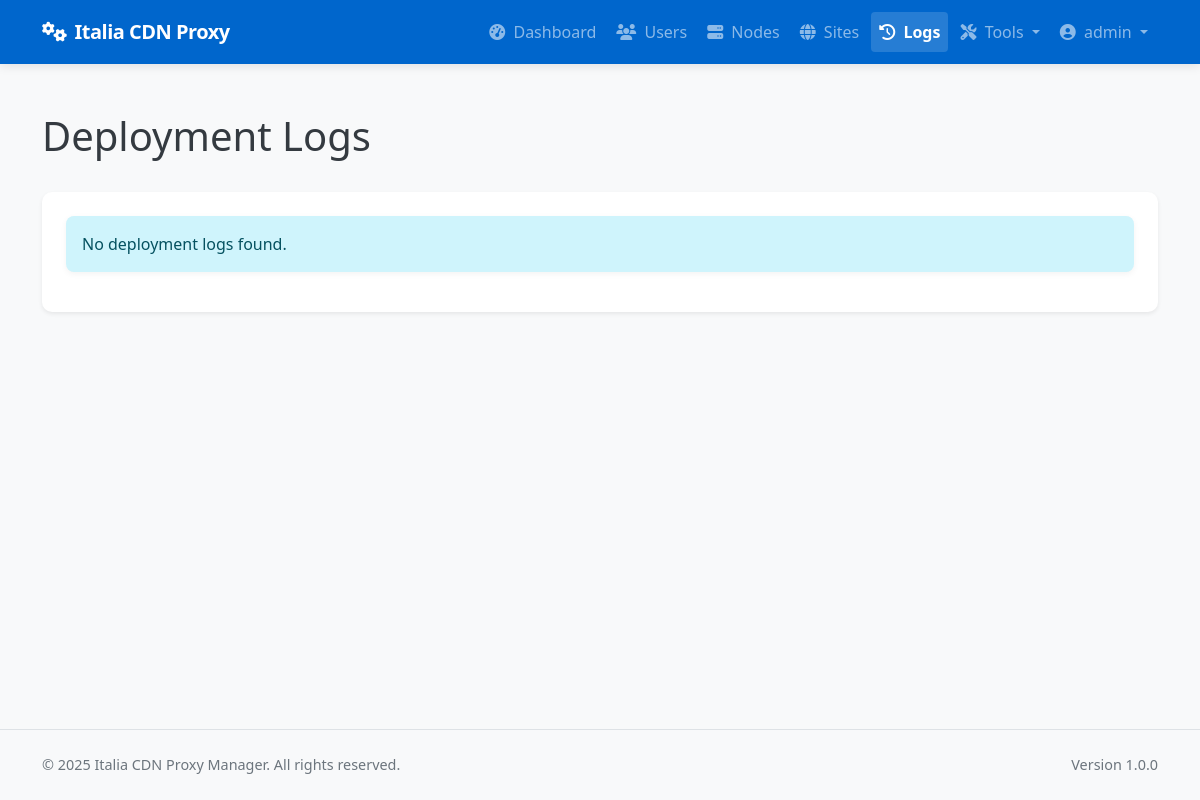
Before: /admin/logs (signed in) with the older database file.
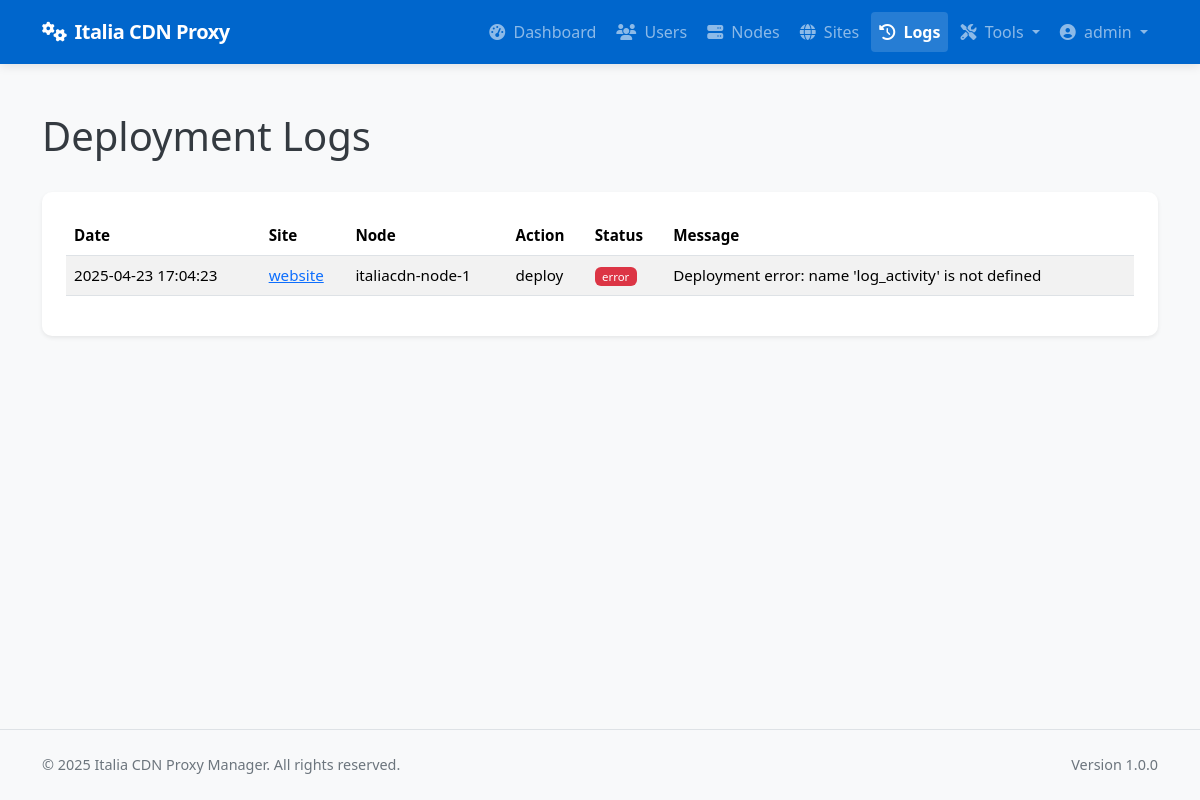
After: the same page with the newer database file.
### app/models/models.py (models this page shows, shortened)
class DeploymentLog(db.Model):
    __tablename__ = 'deployment_logs'
    id = db.Column(db.Integer, primary_key=True)
    site_id = db.Column(db.Integer, db.ForeignKey('sites.id'), nullable=False)
    node_id = db.Column(db.Integer, db.ForeignKey('nodes.id'), nullable=False)
    user_id = db.Column(db.Integer, db.ForeignKey('users.id'), nullable=True)  # Who performed the action
    action = db.Column(db.String(64), nullable=False)  # deploy, update, remove, ssl_renew, discovery, rollback
    status = db.Column(db.String(20), nullable=False)  # success, error
    message = db.Column(db.Text, nullable=True)
    created_at = db.Column(db.DateTime, default=datetime.utcnow)
    site = db.relationship('Site', backref=db.backref('deployment_logs', lazy='dynamic'))
    node = db.relationship('Node', backref=db.backref('deployment_logs', lazy='dynamic'))
    user = db.relationship('User', backref=db.backref('deployment_logs', lazy='dynamic'))

class Site(db.Model):
    __tablename__ = 'sites'
    id = db.Column(db.Integer, primary_key=True)
    name = db.Column(db.String(64), nullable=False)
    domain = db.Column(db.String(255), unique=True, nullable=False)
    protocol = db.Column(db.String(10), nullable=False, default='https')  # http or https
    origin_protocol = db.Column(db.String(10), nullable=False, default='http')  # http or https for origin
    origin_address = db.Column(db.String(255), nullable=False)  # Backend server address
    origin_port = db.Column(db.Integer, nullable=False)
    user_id = db.Column(db.Integer, db.ForeignKey('users.id'), nullable=True)  # Allow null for discovered sites
    is_active = db.Column(db.Boolean, default=True)
    is_blocked = db.Column(db.Boolean, default=False)
    is_discovered = db.Column(db.Boolean, default=False)  # Whether this site was discovered from node
    use_waf = db.Column(db.Boolean, default=False)
    force_https = db.Column(db.Boolean, default=True)  # New column to force HTTP to HTTPS redirect
    enable_cache = db.Column(db.Boolean, default=True)
    cache_time = db.Column(db.Integer, default=3600)  # Cache time in seconds, default 1 hour
    cache_static_time = db.Column(db.Integer, default=86400)  # Cache time for static assets in seconds, default 1 day
    custom_cache_rules = db.Column(db.Text, nullable=True)  # Custom cache rules in Nginx format
    cache_browser_time = db.Column(db.Integer, default=3600)  # Browser cache time in seconds, default 1 hour
    created_at = db.Column(db.DateTime, default=datetime.utcnow)
    updated_at = db.Column(db.DateTime, default=datetime.utcnow, onupdate=datetime.utcnow)
    custom_config = db.Column(db.Text, nullable=True)  # Additional Nginx configuration
    site_nodes = db.relationship('SiteNode', backref='site', lazy='dynamic')
    ssl_certificates = db.relationship('SSLCertificate', backref='site', lazy='dynamic')
    config_versions = db.relationship('ConfigVersion', backref='site', lazy='dynamic')

class Node(db.Model):
    __tablename__ = 'nodes'
    id = db.Column(db.Integer, primary_key=True)
    name = db.Column(db.String(64), unique=True, nullable=False)
    ip_address = db.Column(db.String(45), nullable=False)  # IPv4 or IPv6
    ssh_port = db.Column(db.Integer, default=22)
    ssh_user = db.Column(db.String(64), nullable=False)
    ssh_key_path = db.Column(db.String(256), nullable=True)  # Path to SSH key file
    ssh_password = db.Column(db.String(256), nullable=True)  # Encrypted password (if using password auth)
    is_active = db.Column(db.Boolean, default=True)
    is_discovered = db.Column(db.Boolean, default=False)  # Whether this node was discovered from YAML
    created_at = db.Column(db.DateTime, default=datetime.utcnow)
    updated_at = db.Column(db.DateTime, default=datetime.utcnow, onupdate=datetime.utcnow)
    nginx_config_path = db.Column(db.String(256), default='/etc/nginx/conf.d')
    nginx_reload_command = db.Column(db.String(256), default='sudo systemctl reload nginx')
    detected_nginx_path = db.Column(db.String(256), nullable=True)  # Store detected nginx path
    site_nodes = db.relationship('SiteNode', backref='node', lazy='dynamic')

### app/controllers/admin.py (the view)
@admin.route('/logs')
@login_required
@admin_required
def deployment_logs():
    logs = DeploymentLog.query.order_by(DeploymentLog.created_at.desc()).all()
    return render_template('admin/logs.html', logs=logs)

### app/models/__init__.py (called while the page is built)
@login_manager.user_loader
def load_user(user_id):
    return User.query.get(int(user_id))

### app/models/models.py (called while the page is built)
    def is_admin(self):
        return self.role == 'admin'

### app/services/access_control.py (called while the page is built)
def admin_required(f):
    @wraps(f)
    def decorated_function(*args, **kwargs):
        if not current_user.is_admin():
            flash('You need admin privileges to access this page.', 'error')
            return abort(403)
        return f(*args, **kwargs)
    return decorated_function

### app/templates/admin/logs.html (shortened to what this page needs)
{% extends 'base.html' %}
{% block content %}
<div class="container py-4">
    <div class="d-flex justify-content-between align-items-center mb-4">
        <h1>Deployment Logs</h1>
    </div>
    <div class="card shadow-sm">
        <div class="card-body">
            {% if logs %}
                <div class="table-responsive">
                    <table class="table table-striped table-hover">
                        <thead>
                            <tr>
                                <th>Date</th>
                                <th>Site</th>
                                <th>Node</th>
                                <th>Action</th>
                                <th>Status</th>
                                <th>Message</th>
                            </tr>
                        </thead>
                        <tbody>
                            {% for log in logs %}
                            <tr>
                                <td>{{ log.created_at.strftime('%Y-%m-%d %H:%M:%S') }}</td>
                                <td>
                                    <a href="{{ url_for('admin.view_site', site_id=log.site_id) }}">
                                        {{ log.site.name }}
                                    </a>
                                </td>
                                <td>{{ log.node.name }}</td>
                                <td>{{ log.action }}</td>
                                <td>
                                    <span class="badge bg-{{ 'success' if log.status == 'success' else 'danger' }}">
                                        {{ log.status }}
                                    </span>
                                </td>
                                <td>{{ log.message }}</td>
                            </tr>
                            {% endfor %}
                        </tbody>
                    </table>
                </div>
            {% else %}
                <div class="alert alert-info">
                    No deployment logs found.
                </div>
            {% endif %}
        </div>
    </div>
</div>
{% endblock %}

Changed rows visible on the page:
added DeploymentLog: created_at "2025-04-23 17:04:23", site.name "website", node.name "italiacdn-node-1", action "deploy", status "error", message "Deployment error: name 'log_activity' is not defined"
Other visible differences:
text no longer shown: "No deployment logs found."
text now shown: "Date Site Node Action Status Message"
